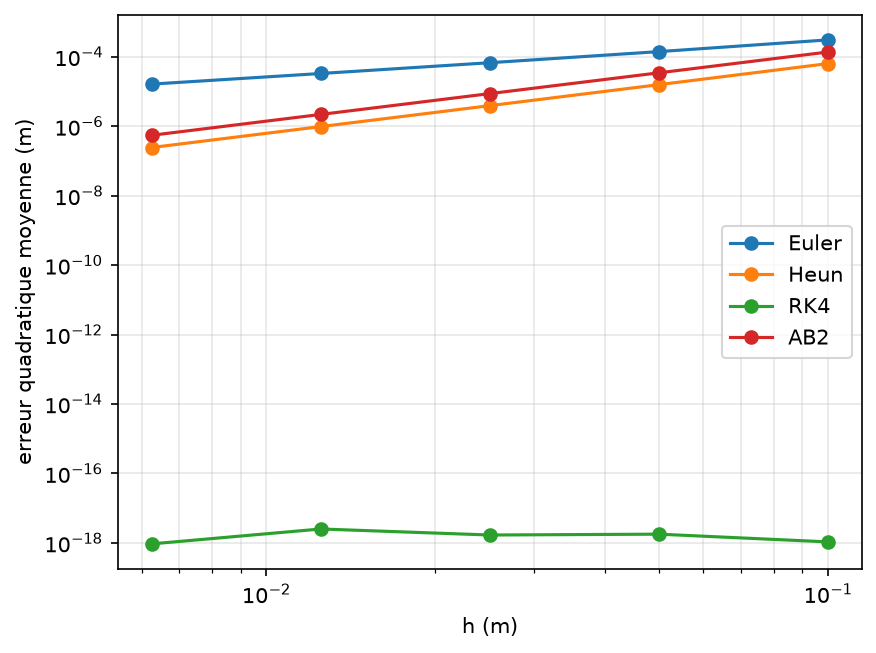

The script that saved this image:
"""Vérifie l'ordre des schémas par rapport à la solution analytique et trace l'erreur."""
import re
import subprocess

import matplotlib.pyplot as plt
import numpy as np

hs = [0.1, 0.05, 0.025, 0.0125, 0.00625]
err = np.array([[float(x) for x in re.findall(r"Erreur totale \(\w+\) :\s+(\S+)",
      subprocess.run(["./main", str(h)], capture_output=True, text=True, check=True).stdout)] for h in hs])
for j, (nom, attendu) in enumerate([("Euler", 1), ("Heun", 2), ("RK4", None), ("AB2", 2)]):
    ordre = np.log2(err[-2, j] / err[-1, j])
    print(f"{nom:6s} " + " ".join(f"{e:.2e}" for e in err[:, j]) + (f"  ordre {ordre:.2f}" if attendu else "  exact à l'arrondi"))
    assert abs(ordre - attendu) < 0.1 if attendu else err[:, j].max() < 1e-15
    plt.loglog(hs, err[:, j], "o-", label=nom)
plt.xlabel("h (m)")
plt.ylabel("erreur quadratique moyenne (m)")
plt.legend()
plt.grid(which="both", alpha=0.3)
plt.savefig("convergence.png", dpi=150, bbox_inches="tight")
